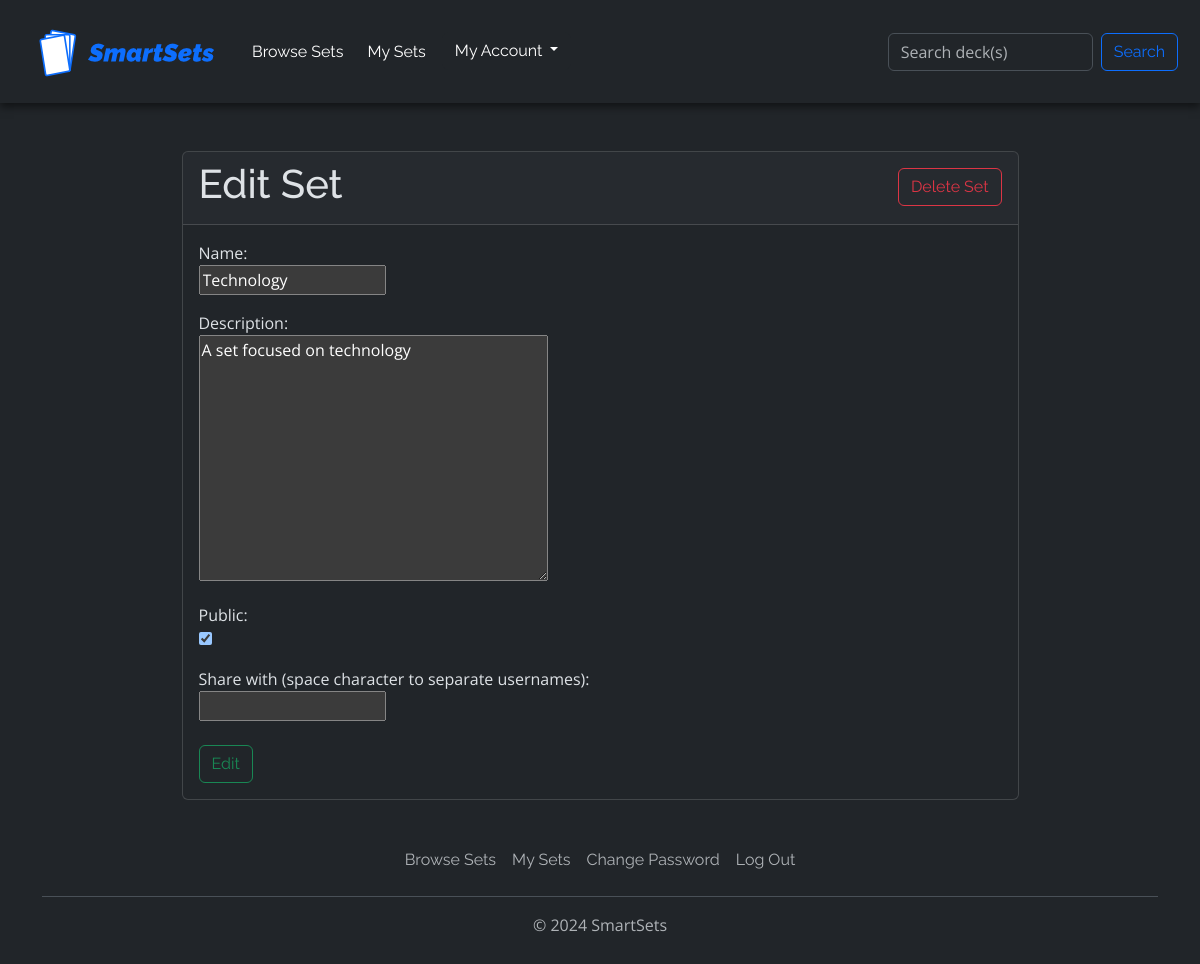
The app's page /sets/edit_set/technology (signed in) with its own data.
### sets/models.py (models this page shows, shortened)
class Sets(models.Model):
    name = CharField(blank=False, max_length=128)
    description = TextField()
    card_count = IntegerField()
    public = BooleanField()
    shared_with = ManyToManyField(User, related_name="shared_with", blank=True)
    author = ForeignKey(User, on_delete=models.CASCADE, related_name="author")
    slug = models.SlugField(unique=True, null=False)

### sets/views.py (the view)
# urls.py: path('edit_set/<slug:slug>', views.edit_set, name='edit_set'),
@login_required
def edit_set(request, slug):
    if slug:
            try:
                matched_set = Sets.objects.get(slug=slug)
            except ObjectDoesNotExist:
                return render(request, 'no_resource.html')
    else:
        return render(request, 'no_resource.html')
    if request.method == 'POST':
        form = CreateDeckForm(request.POST, instance=matched_set)
        if form.is_valid():
            form.instance.author = request.user
            form.save()
            try:
                share_users_list = request.POST['shared_with'].split(' ')
                share_users_objects = []
                print(share_users_list)
                for i in share_users_list:
                    if len(i) > 2:
                        share_user = User.objects.get(username=i)
                        if share_user == request.user:
                            messages.error(request, "You cannot share a set with yourself!")
                            return render(request, 'edit_set.html', {'form':form, 'set':matched_set})
                        share_users_objects.append(share_user)
            except ObjectDoesNotExist:
                messages.error(request, "One of the username(s) could not be found! Please ensure that you entered the correct username!")
                return render(request, 'edit_set.html', {'form':form, 'set':matched_set})
            form.instance.shared_with.clear()
            try:
                for i in share_users_objects:
                    form.instance.shared_with.add(i)
            except Exception as e:
                print(e)
            return redirect('view_set', form.instance.slug)
    else:
            if request.user == matched_set.author:
                form = CreateDeckForm(instance=matched_set)
                return render(request, 'edit_set.html', {'form':form, 'set':matched_set })
            else:
                return render(request, 'no_resource.html', {'custom':'You might not be the author of this set!'})
    return render(request, 'edit_set.html', {'form':form })

### sets/forms.py
class CreateDeckForm(ModelForm):
    class Meta:
        model = Sets
        fields = ["name", "description", "card_count", "author", "public"]
        exclude = ("author", "card_count", 'shared_with', 'slug',)

### sets/templates/edit_set.html (shortened to what this page needs)
{% extends "base_layout.html" %}
{% block content %}
<div class="container">
    <div class="center-block mx-auto w-75">
        <div class="card mt-5">
            <div class="card-header">
                <a href="{% url 'delete_set' set.slug %}" class="float-end btn btn-outline-danger mt-2">Delete Set</a>
                <h1>Edit Set</h1>
            </div>
            <div class="card-body">
                <div class="row">
                    <div class="col">
                        <form method="post">
                            {% for field in form %}
                            <p>
                                {{ field.label_tag }}<br>
                                {{ field }}
                                <br>
                            </p>
                            {% endfor %}
                            <label for="shared_with">Share with (space character to separate usernames):</label><br>
                            <input type="text" name="shared_with" id="shared_with" value="{% for shared_user in set.shared_with.all %}{{shared_user}} {% endfor %}">
                            <br>
                            <br>
                            <button class="btn btn-outline-success" type="submit">Edit</button>
                        </form>
                    </div>
                </div>
            </div>
        </div>
    </div>
</div>
{% endblock %}

### static/styles.css (style rules this page uses)
body { font-family: 'Open Sans', sans-serif; font-size: 1rem; line-height: 1.5; }
h1, h2, h3, h4, h5, h6, .navbar-brand, .nav-link, .btn { font-family: 'Raleway', sans-serif; }
.card { display: flex; flex-direction: column; justify-content: space-between; height: 100%; }
.card-body { flex-grow: 1; }

### records on screen
Sets: form "Technology" "A set focused on technology" "☑"

### other values on screen
{{ field.label_tag }} "Name:" "Description:" "Public:"
